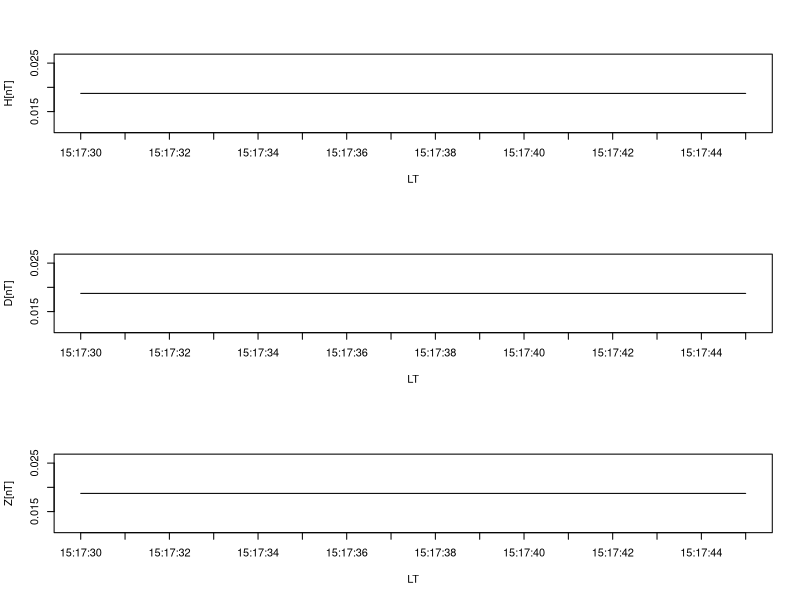

This figure's R source:
x <- read.csv("20170829_1608.txt",header=F,as.is=T)
LT <-as.POSIXct(x$V1)
HHH<-(x$V2-2^15)/2^15*10.24/10*600
DDD<-(x$V2-2^15)/2^15*10.24/10*600
ZZZ<-(x$V2-2^15)/2^15*10.24/10*600
p=par(mfrow=c(3,1)) 
plot(LT,HHH,type="l",xlab="LT",ylab="H[nT]",xaxt="n")
axis.POSIXct(1, at=LT, format="%H:%M:%S")
plot(LT,DDD,type="l",xlab="LT",ylab="D[nT]",xaxt="n")
axis.POSIXct(1, at=LT, format="%H:%M:%S")
plot(LT,ZZZ,type="l",xlab="LT",ylab="Z[nT]",xaxt="n")
axis.POSIXct(1, at=LT, format="%H:%M:%S")
